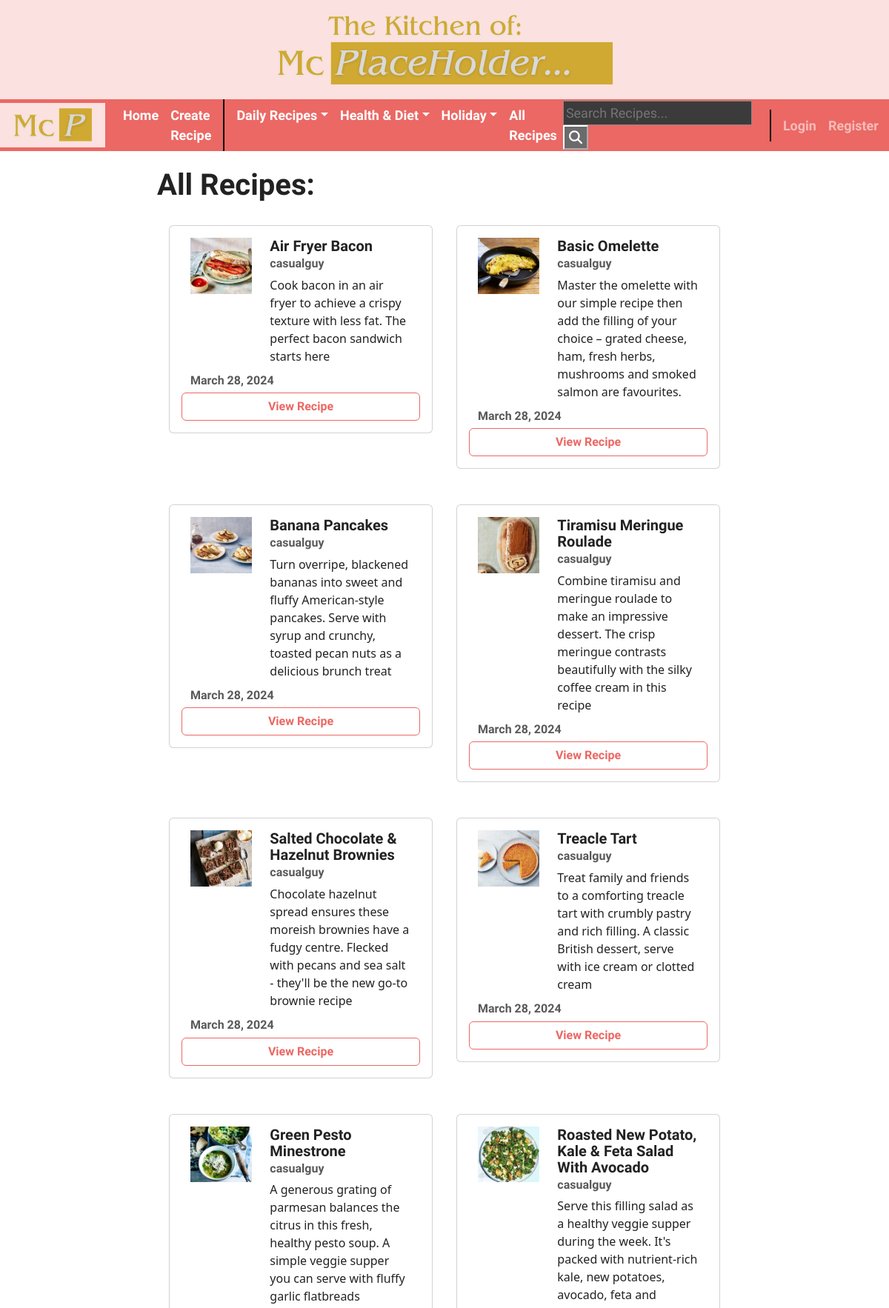
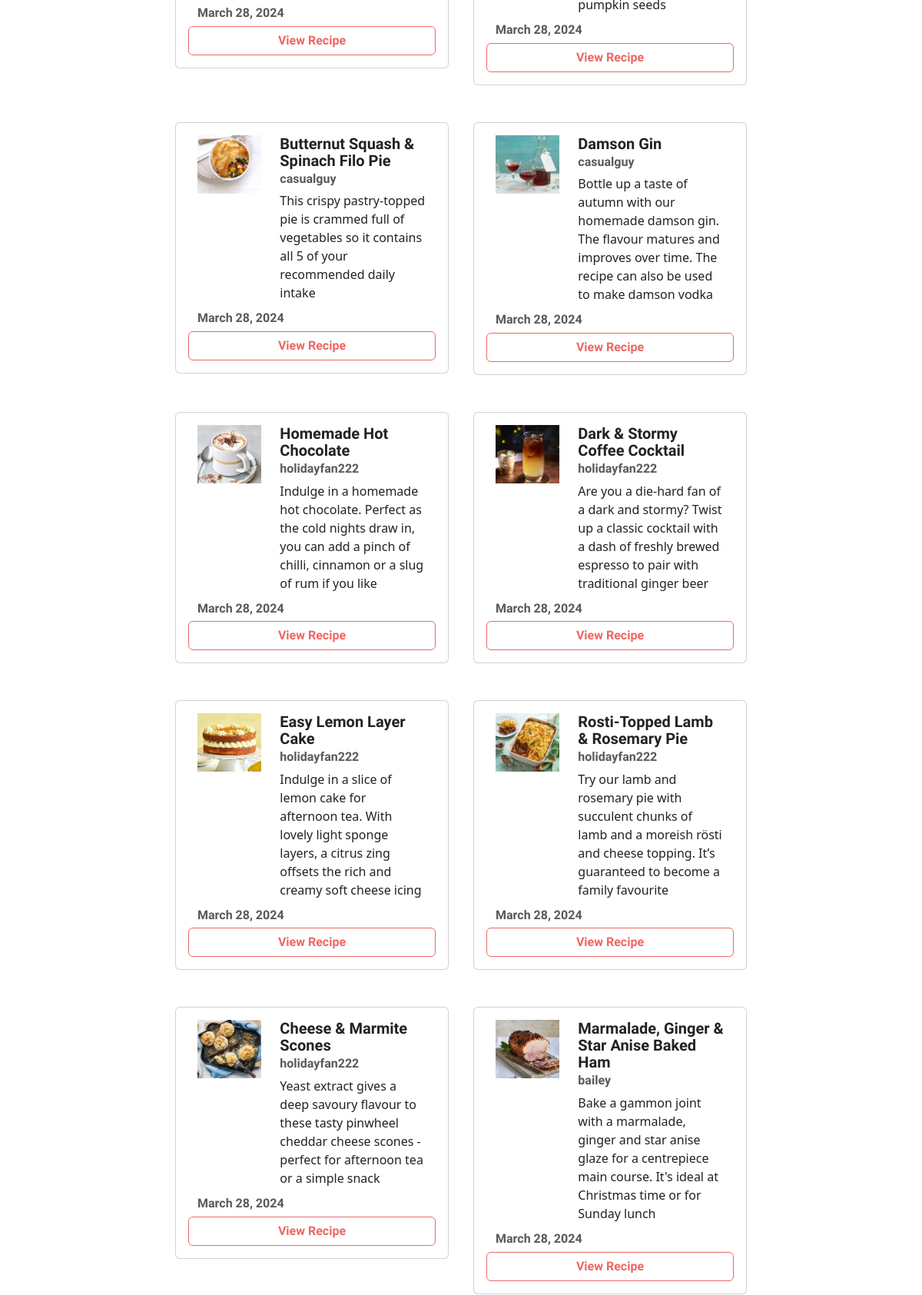
The app's page /recipes/ (upper part) with its own data (2 pictures, top to bottom).
### hello/models.py (models this page shows, shortened)
class Category(models.Model):
    title = models.CharField(max_length=100)
    def __str__(self):
        return self.title.lower()

class Recipe(models.Model):
    title = models.CharField(max_length=100)
    description = models.TextField()
    ingredients = models.TextField()
    instructions = models.TextField()
    image = models.ImageField(upload_to="recipe_images")
    subcategory = models.ForeignKey(Subcategory, on_delete=models.CASCADE)
    author = models.ForeignKey(User, on_delete=models.CASCADE)
    created_at = models.DateTimeField(auto_now_add=True)
    updated_at = models.DateTimeField(auto_now=True)

### hello/views.py (the view)
# urls.py: path("recipes/", views.RecipeListView.as_view(), name="recipe-all"),
class RecipeListView(ListView):
    model = models.Recipe
    template_name = 'hello/recipe_all.html'
    context_object_name = 'recipes'

### hello/context_processors.py (called while the page is built)
def navbar_processor(request):
    categories = models.Category.objects.all()
    subcategories = models.Subcategory.objects.all()
    return {
        'categories': categories,
        'subcategories': subcategories,
    }

### hello/models.py (called while the page is built)
    def __str__(self):
        return self.title.lower()

### hello/templates/hello/recipe_all.html
{% extends "hello/recipe_display_base.html" %}
{% block header %}
<h1 class="text-capitalize">All Recipes:</h1>
{% endblock %}

### hello/templates/hello/recipe_display_base.html (shortened to what this page needs)
{% extends "hello/base.html" %}
{% block content %}
{% block header %}{% endblock %}
<div class="container">
    {% for recipe in recipes %}
    {% if forloop.counter0|divisibleby:"2" %}
    <div class="row">
    {% endif %}
        <div class="col-6 px-3">
            <div class="card my-4">
                <div class="card-body">
                    <div class="container">
                        <div class="row">
                            <div class="col-4">
                                <img class = "img-responsive" width = "100%" src="{{recipe.image.url}}">
                            </div>
                            <div class="col-8">
                                <h5 class="card-title text-capitalize">{{ recipe.title }}</h5>
                                <h6 class="card-subtitle mb-2 text-muted">{{ recipe.author }}</h6>
                                <p class="card-text">{{ recipe.description }}</p>
                            </div>
                        </div>
                        <div class="row mt-3">
                            <h6 class="card-subtitle mb-2 text-muted">{{ recipe.updated_at|date:"F d, Y" }}</h6>
                            <a class="btn btn-outline-primary" href="{% url 'recipe-detail' recipe.pk %}">View Recipe</a>
                        </div>
                    </div>
                </div>
            </div>
        </div>
    {% if not forloop.counter0|divisibleby:"2"%}
    </div>
    {% endif %}
    {% endfor %}
</div>
{% endblock content%}

### hello/templates/hello/base.html (shortened to what this page needs)
<!DOCTYPE html>
<html lang="en">
<head>
    <link
      href="https://cdn.jsdelivr.net/npm/bootswatch@5.2.0/dist/journal/bootstrap.min.css"
      rel="stylesheet"
    />
</head>
<body>
    <div class="text-center py-3" style="background-color:#fbe1e0;">
      {% load static %}
        <img src="{% static 'images/heading.png'%}"  style="mix-blend-mode: darken;" alt="header logo">
    </div>
    <nav class="navbar sticky-top navbar-expand-lg bg-primary pb-0" data-bs-theme="dark" style="padding:0px;">
        <div class="container-fluid ps-0">
          {% load static %}
          <a class="navbar-brand px-2 py-0" href="{% url 'landing' %}" style="background-color:#fbe1e0;">
            <img src="{% static 'images/logo.png'%}" style="height:60px; mix-blend-mode: darken;" alt="logo">
          </a>
          <div class="collapse navbar-collapse" id="navbarColor02">
            <ul class="navbar-nav me-auto">
              <li class="nav-item">
                <a class="nav-link active" href="{% url 'landing' %}">Home</a>
              </li>
              <li class="nav-item">
                <a class="nav-link active" href="{% url 'recipe-create' %}">Create Recipe</a>
              </li>
              <div class="mx-2" style="height:auto; border:1px solid black;"></div>
              {% for cat in categories %}
              <li class="nav-item dropdown" >
                <a class="nav-link active text-capitalize dropdown-toggle" aria-expanded="false" href="{% url 'recipe-category' cat %}">{{cat}}</a>
              </li>
              {% endfor %}
            <li class="nav-item">
              <a class="nav-link active" href="{% url 'recipe-all' %}">All Recipes</a>
            </li>
            </ul>
            <form action="{% url 'recipe-search' %}" method="get">
              <input name="q" type="text" placeholder="Search Recipes...">
              <button type="text">
                <i class="fa-solid fa-search"></i>
              </button>
            </form>
            <div class="ms-4 me-2" style="height:43px; border:1px solid black;"></div>
            <div class="navbar-nav">
              {% if user.is_authenticated %}
              <a class="nav-item nav-link" href="{% url 'user-profile' %}">My Profile </a>
              <a class="nav-item nav-link" href="{% url 'user-logout' %}">Log out</a>
              {% else %}
              <a class="nav-item nav-link" href="{% url 'user-login' %}">Login</a>
              <a class="nav-item nav-link" href="{% url 'user-register' %}">Register</a>
              {% endif %}
            </div>
          </div>
        </div>
    </nav>
    <div class="container my-4 col-8" style="min">
        {% block content %} {% endblock %}
    </div>
</body>

### hello/templates/hello/base.html (style rules this page uses)
body { min-height: 100vh; display: flex; flex-direction: column; }

### records on screen
Category: title "Daily Recipes"
Category: title "Health & Diet"
Category: title "Holiday"
Recipe: image (picture), title "Air Fryer Bacon", author "casualguy", description "Cook bacon in an air fryer to achieve a crispy texture with less fat. The perfect bacon sandwich starts here", updated_at "March 28, 2024"
Recipe: image (picture), title "Basic Omelette", author "casualguy", description "Master the omelette with our simple recipe then add the filling of your choice – grated cheese, ham, fresh herbs, mushrooms and smoked salmon are favourites.", updated_at "March 28, 2024"
Recipe: image (picture), title "Banana Pancakes", author "casualguy", description "Turn overripe, blackened bananas into sweet and fluffy American-style pancakes. Serve with syrup and crunchy, toasted pecan nuts as a delicious brunch treat", updated_at "March 28, 2024"
Recipe: image (picture), title "Tiramisu Meringue Roulade", author "casualguy", description "Combine tiramisu and meringue roulade to make an impressive dessert. The crisp meringue contrasts beautifully with the silky coffee cream in this recipe", updated_at "March 28, 2024"
Recipe: image (picture), title "Salted Chocolate & Hazelnut Brownies", author "casualguy", description "Chocolate hazelnut spread ensures these moreish brownies have a fudgy centre. Flecked with pecans and sea salt - they'll be the new go-to brownie recipe", updated_at "March 28, 2024"
Recipe: image (picture), title "Treacle Tart", author "casualguy", description "Treat family and friends to a comforting treacle tart with crumbly pastry and rich filling. A classic British dessert, serve with ice cream or clotted cream", updated_at "March 28, 2024"
Recipe: image (picture), title "Green Pesto Minestrone", author "casualguy", description "A generous grating of parmesan balances the citrus in this fresh, healthy pesto soup. A simple veggie supper you can serve with fluffy garlic flatbreads", updated_at "March 28, 2024"
Recipe: image (picture), title "Roasted New Potato, Kale & Feta Salad With Avocado", author "casualguy", description "Serve this filling salad as a healthy veggie supper during the week. It's packed with nutrient-rich kale, new potatoes, avocado, feta and pumpkin seeds", updated_at "March 28, 2024"
Recipe: image (picture), title "Butternut Squash & Spinach Filo Pie", author "casualguy", description "This crispy pastry-topped pie is crammed full of vegetables so it contains all 5 of your recommended daily intake", updated_at "March 28, 2024"
Recipe: image (picture), title "Damson Gin", author "casualguy", description "Bottle up a taste of autumn with our homemade damson gin. The flavour matures and improves over time. The recipe can also be used to make damson vodka", updated_at "March 28, 2024"
Recipe: image (picture), title "Homemade Hot Chocolate", author "holidayfan222", description "Indulge in a homemade hot chocolate. Perfect as the cold nights draw in, you can add a pinch of chilli, cinnamon or a slug of rum if you like", updated_at "March 28, 2024"
Recipe: image (picture), title "Dark & Stormy Coffee Cocktail", author "holidayfan222", description "Are you a die-hard fan of a dark and stormy? Twist up a classic cocktail with a dash of freshly brewed espresso to pair with traditional ginger beer", updated_at "March 28, 2024"
Recipe: image (picture), title "Easy Lemon Layer Cake", author "holidayfan222", description "Indulge in a slice of lemon cake for afternoon tea. With lovely light sponge layers, a citrus zing offsets the rich and creamy soft cheese icing", updated_at "March 28, 2024"
Recipe: image (picture), title "Rosti-Topped Lamb & Rosemary Pie", author "holidayfan222", description "Try our lamb and rosemary pie with succulent chunks of lamb and a moreish rösti and cheese topping. It’s guaranteed to become a family favourite", updated_at "March 28, 2024"
Recipe: image (picture), title "Cheese & Marmite Scones", author "holidayfan222", description "Yeast extract gives a deep savoury flavour to these tasty pinwheel cheddar cheese scones - perfect for afternoon tea or a simple snack", updated_at "March 28, 2024"
Recipe: image (picture), title "Marmalade, Ginger & Star Anise Baked Ham", author "bailey", description "Bake a gammon joint with a marmalade, ginger and star anise glaze for a centrepiece main course. It's ideal at Christmas time or for Sunday lunch", updated_at "March 28, 2024"
